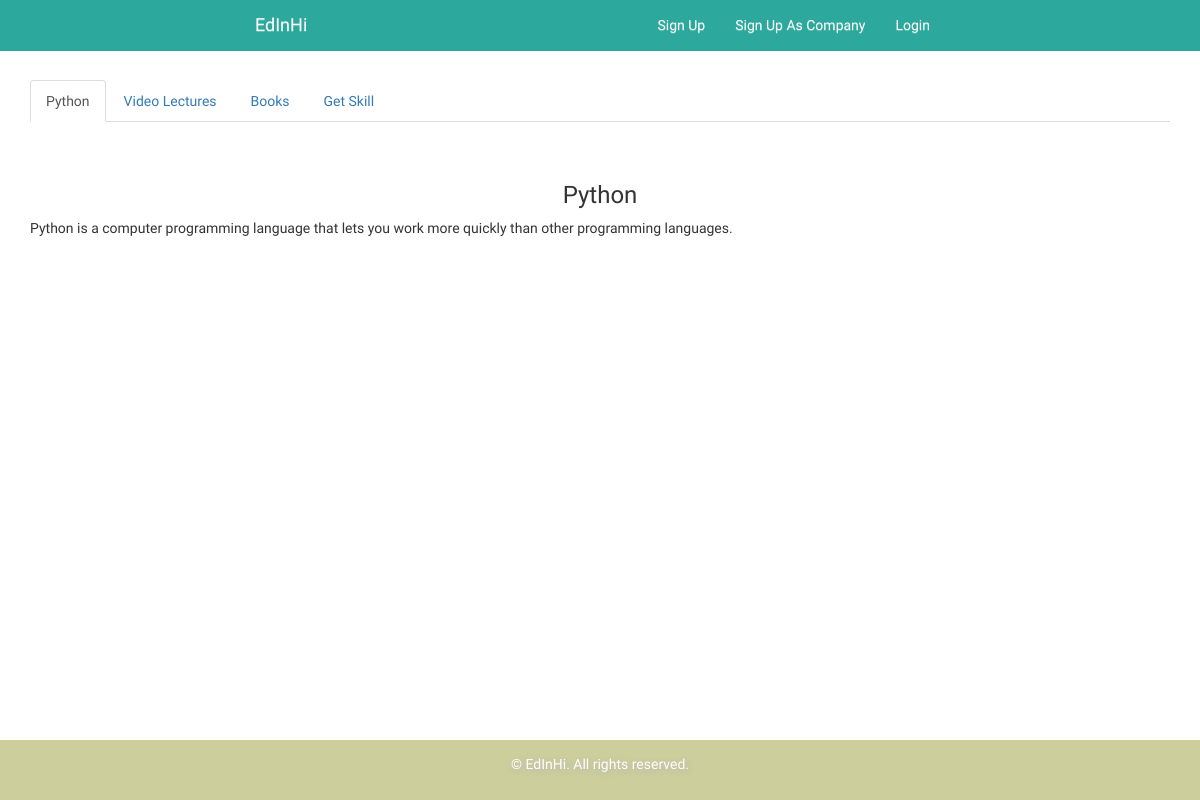
Page /skills/1/ on the committed database.
### skill/models.py (models this page shows, shortened)
class Skill(models.Model):
    name = models.CharField(max_length=200)
    description = models.TextField()
    media_books = models.ManyToManyField(Book, blank=True)
    media_video = models.ManyToManyField(Video, blank=True)
    spec_logo = models.ImageField(upload_to='Images/skill_logo', blank=True, null=True)
    short_description = models.TextField(max_length=250, null=True, blank="")
    solved_users = models.ForeignKey(User, on_delete=models.CASCADE, null=True, blank=True)

### skill/views.py (the view)
# urls.py: url(r'^skills/', include('skill.urls')),
def skill(request, skill_id):
    skill = get_object_or_404(Skill, pk=skill_id)
    skill_questions = skill.skillquestion_set.all()
    for q in skill_questions:
        answers = [q.answer, q.answer1, q.answer2, q.answer3]
        shuffle(answers)
        q.answer, q.answer1, q.answer2, q.answer3 = answers
    return render(request, 'skill/skill.html', {'skill':skill, 'skill_questions':skill_questions})

### skill/templates/skill/skill.html (shortened to what this page needs)
{% extends 'main_app/base.html' %}
{% block content %}
    <div class="container">
        <br>
        <br>
        <br>
        <br>
        <ul class="nav nav-tabs">
            <li class="active"><a data-toggle="tab" href="#skill_description"> {{ skill.name }} </a></li>
            <li><a data-toggle="tab" href="#video">Video Lectures</a></li>
            <li><a data-toggle="tab" href="#book"> Books </a></li>
            <li><a data-toggle="tab" href="#task"> Get Skill </a></li>
        </ul>
        <div class="tab-content">
            <div id="skill_description" class="tab-pane fade in active">
                <h3 style="margin-top:60px; text-align:center">{{ skill.name }}</h3>
                <p>
                    {% autoescape off %}
                        {{ skill.description }}
                    {% endautoescape %}
                </p>
            </div>
        </div>
    </div>
    <br>
{% endblock %}

### main_app/static/css/main.css (style rules this page uses)
html { position: relative; min-height: 100%; }
label, a, li, .btn { font-family: 'Heebo', sans-serif; font-weight: 300; }
p { font-family: 'Raleway', sans-serif; }
html h1, html h2, html h3, html h4, html h5, html h6 { font-family: 'Heebo', sans-serif; font-weight: 300; }
body { margin-bottom: 60px; overflow-x: hidden; }

### rows in the picture
Skill: name "Python", description "Python is a computer programming language that lets you work more quickly than other programming languages."
